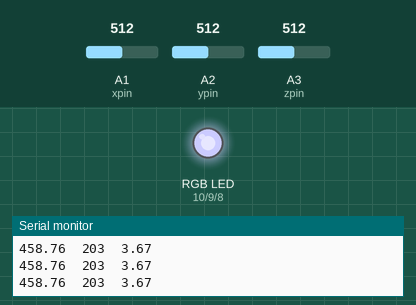
A sketch run on a simulated Arduino Uno, built with avr-gcc and run on an emulated ATmega328P. Shown: an RGB LED mixed from three pins (HIGH = lit), the last lines printed to the serial monitor. The test bench sets the inputs (shaded band); at power-on: A1 (xpin) = 512, A2 (ypin) = 512, A3 (zpin) = 512. Dim RGB values are drawn brighter than linear.

Above: at 1.2 s.
1.3 s: A1 (xpin) set to 548
At 1.9 s:
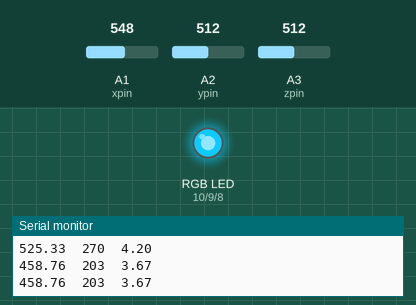
2.8 s: A2 (ypin) set to 533
At 3.4 s:
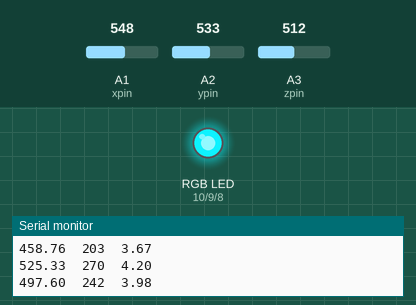
4.3 s: A2 (ypin) set to 552
At 4.9 s:
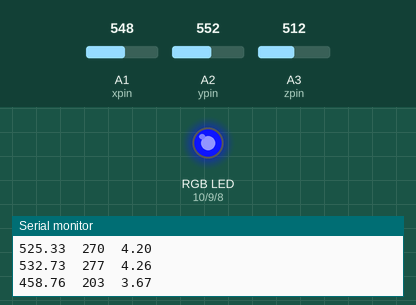
5.8 s: A3 (zpin) set to 482
8.8 s: A3 (zpin) set to 454
At 9.7 s:
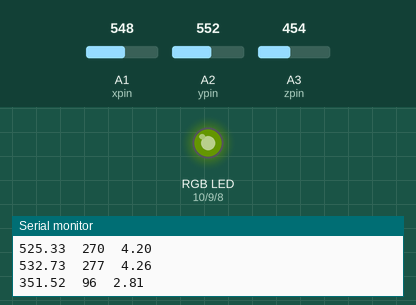
10.3 s: A1 (xpin) set to 306
At 11.2 s:
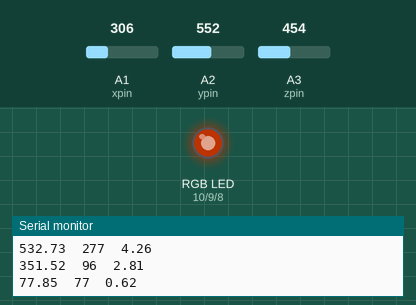
Timing chart, 0 to 12.8 s (numbered marks = the images above; inputs shaded):
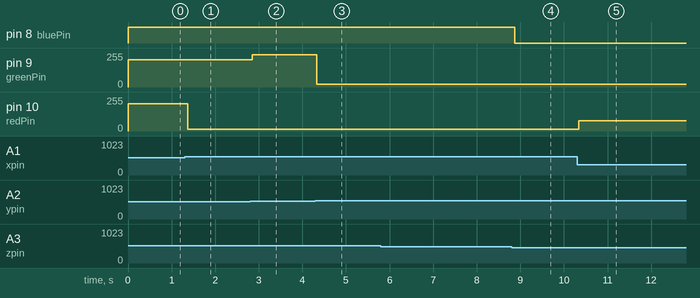

The sketch:

RGB_Gyroscope.ino
```cpp
const int greenPin= 9;
const int bluePin= 8;
const int redPin= 10;

const int xpin = A1;
const int ypin = A2;
const int zpin = A3;

const float zero_G = 338.0; //ADXL335 power supply by Vs 3.3V:3.3V/5V*1024=676/2=338,by default is 338
const float zero_Gx=331.5;//the zero g output of x axis
const float zero_Gy=329.5;//the zero g output of y axis
const float zero_Gz=340.0;//the zero g output of z axis
const float scale = 67.6;

const int transf = 0.008;
const int maxval = 255;

void setup()
{
  pinMode(greenPin,OUTPUT);  //initialize the greenPin as output
  pinMode(bluePin, OUTPUT);  //initialize the bluePin as output
  pinMode(redPin, OUTPUT);  //initialize the redPin as output

  Serial.begin(9600);
}

void loop()
{
  float x = analogRead(xpin);  //read from xpin
  delay(1); //
  float y = analogRead(ypin);  //read from ypin
  delay(1);
  float z = analogRead(zpin);  //read from zpin

  float x2 = ((x - zero_Gx)/scale)+1;
  float y2 = ((y - zero_Gx)/scale)+1;
  float z2 = ((z - zero_Gx)/scale)+1;

  float colorpinred = x2/0.008;
  float colorpingreen = y2/0.008;
  float colorpinblue = z2/0.008;

  int colredabs = abs((int)colorpinred);
    if(colredabs > maxval){
      colredabs = colredabs - maxval;
    }
  int colgreendabs = abs((int)colorpingreen);
    if(colgreendabs > maxval){
      colgreendabs = colgreendabs - maxval;
    }
  int colblueabs = abs((int)colorpinblue);
    if(colblueabs > maxval){
      colblueabs = colblueabs - maxval;
    }


  color(colredabs, colgreendabs, colblueabs);

  Serial.print(colorpinred);  //print x value on serial monitor
  Serial.print("\t");
  Serial.print(colredabs);  //print x value on serial monitor
  Serial.print("\t");
  Serial.print(x2);  //print x value on serial monitor
  Serial.print("\n");
  Serial.print(colorpingreen);  //print y value on serial monitor
  Serial.print("\t");
  Serial.print(colgreendabs);  //print y value on serial monitor
  Serial.print("\t");
  Serial.print(y2);  //print x value on serial monitor
  Serial.print("\n");
  Serial.print(colorpinblue);  //print z value on serial monitor
  Serial.print("\t");
  Serial.print(colblueabs);  //print z value on serial monitor
  Serial.print("\t");
  Serial.print(z2);  //print x value on serial monitor
  Serial.print("\n");
  Serial.print("\n");
  delay(100);

}

void color (unsigned char red, unsigned char green, unsigned char blue)     // the color generating function
{
  analogWrite(redPin, red);
  analogWrite(greenPin, green);
  analogWrite(bluePin, blue);
}
```

Measured:
- the behaviour switches between 540 and 541 on A1 (xpin) (found by bisection; images 0 and 1)
- the behaviour switches between 540 and 541 on A2 (ypin) (found by bisection; images 2 and 3)
- the behaviour switches between 472 and 471 on A3 (zpin) (found by bisection; images 3 and 4)
- after the input at 1.3 s, pin 10 (redPin): 203/255 → 14/255 after 0.07 s
- after the input at 2.8 s, pin 9 (greenPin): 203/255 → 242/255 after 0.05 s
- after the input at 4.3 s, pin 9 (greenPin): 242/255 → 21/255 at once
- after the input at 8.8 s, pin 8 (bluePin): HIGH → LOW after 0.07 s
- after the input at 10.3 s, pin 10 (redPin): 14/255 → 77/255 at once
